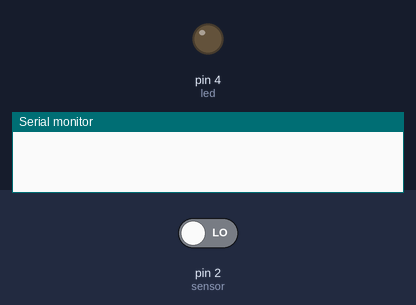
Simulated run of this sketch. Board: Arduino Uno, built with avr-gcc and run on an emulated ATmega328P. Shown: output pins drawn as LEDs (lit = HIGH), the last lines printed to the serial monitor. The inputs (shaded band) are chosen by the test bench; at power-on: pin 2 (sensor) LOW. The modem accepts every AT command (registered, SIM ready, sends succeed) and sends nothing else.

Above: at 2.2 s.
2.3 s: pin 2 (sensor) driven HIGH
At 3.2 s:
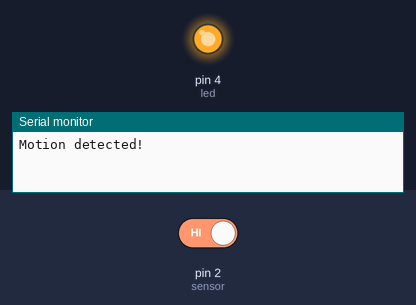
3.9 s: pin 2 (sensor) driven LOW
At 5.4 s:
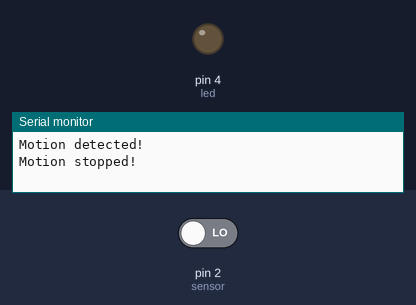
Timing chart, 0 to 6.9 s (numbered marks = the images above; inputs shaded):
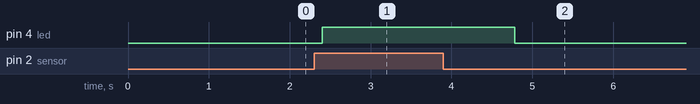

Measured:
- after the input at 2.3 s, pin 4 (led): LOW → HIGH after 0.10 s
- after the input at 3.9 s, pin 4 (led): HIGH → LOW after 0.88 s

The sketch:

PIR-sensor_sim800L.ino
```cpp
//Bai 16

#include <SoftwareSerial.h>

SoftwareSerial sim(10, 11); // TX -> 10; RX -> 11

String number = "+84969776490";

int led = 4;
int sensor = 2;
int state = LOW;
int val = 0;

void setup() {
  pinMode(led, OUTPUT);
  pinMode(sensor, INPUT);
  Serial.begin(9600);
  delay(500);
  sim.begin(9600);
  delay(500);

}

void loop() {
    val = digitalRead(sensor);

      if (val == HIGH) {
        digitalWrite(led, HIGH);
        delay(100);

        if (state == LOW) {
          Serial.println("Motion detected!");
          String data = "Motion detected!";
          SendMessage(data);
          delay(100);
          callNumber();
          state = HIGH;
        }
      }
      else {
          digitalWrite(led, LOW);
          delay(200);

          if (state == HIGH){
            Serial.println("Motion stopped!");
            String data = "Motion stopped!";
            SendMessage(data);
            state = LOW;
        }
      }

}

void SendMessage(String data)
{
  sim.println("AT+CMGF=1");
  delay(500);
  sim.println("AT+CMGS=\"" + number + "\"\r");
  delay(500);
  String SMS = data;
  sim.println(SMS);
  delay(100);
  sim.println((char)26);
  delay(1000);
}

void callNumber() {
  sim.print (F("ATD"));
  sim.print (number);
  sim.print (F(";\r\n"));
}
```
